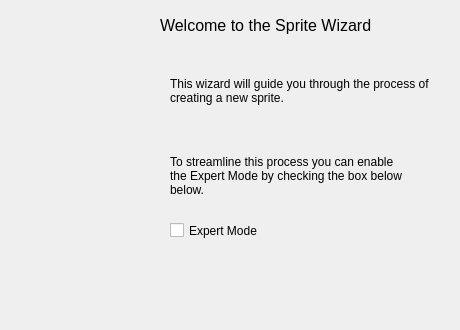
  <widget class="QWizardPage" name="pageintro">
   <widget class="QLabel" name="label">
    <property name="geometry">
     <rect>
      <x>0</x>
      <y>0</y>
      <width>151</width>
      <height>321</height>
     </rect>
    </property>
    <property name="text">
     <string/>
    </property>
    <property name="pixmap">
     <pixmap resource="lgck-builder.qrc">:/images/bitmap1.png</pixmap>
    </property>
   </widget>
   <widget class="QLabel" name="sWelcome">
    <property name="geometry">
     <rect>
      <x>160</x>
      <y>10</y>
      <width>291</width>
      <height>31</height>
     </rect>
    </property>
    <property name="font">
     <font>
      <pointsize>12</pointsize>
     </font>
    </property>
    <property name="text">
     <string>Welcome to the Sprite Wizard</string>
    </property>
   </widget>
   <widget class="QLabel" name="label_3">
    <property name="geometry">
     <rect>
      <x>170</x>
      <y>70</y>
      <width>271</width>
      <height>41</height>
     </rect>
    </property>
    <property name="text">
     <string>This wizard will guide you through the process of creating a new sprite.</string>
    </property>
    <property name="wordWrap">
     <bool>true</bool>
    </property>
   </widget>
   <widget class="QCheckBox" name="cExpert">
    <property name="geometry">
     <rect>
      <x>170</x>
      <y>220</y>
      <width>161</width>
      <height>21</height>
     </rect>
    </property>
    <property name="text">
     <string>Expert Mode</string>
    </property>
   </widget>
   <widget class="QLabel" name="label_18">
    <property name="geometry">
     <rect>
      <x>170</x>
      <y>150</y>
      <width>241</width>
      <height>51</height>
     </rect>
    </property>
    <property name="text">
     <string>To streamline this process you can enable the Expert Mode by checking the box below below.</string>
    </property>
    <property name="wordWrap">
     <bool>true</bool>
    </property>
   </widget>
  </widget>
